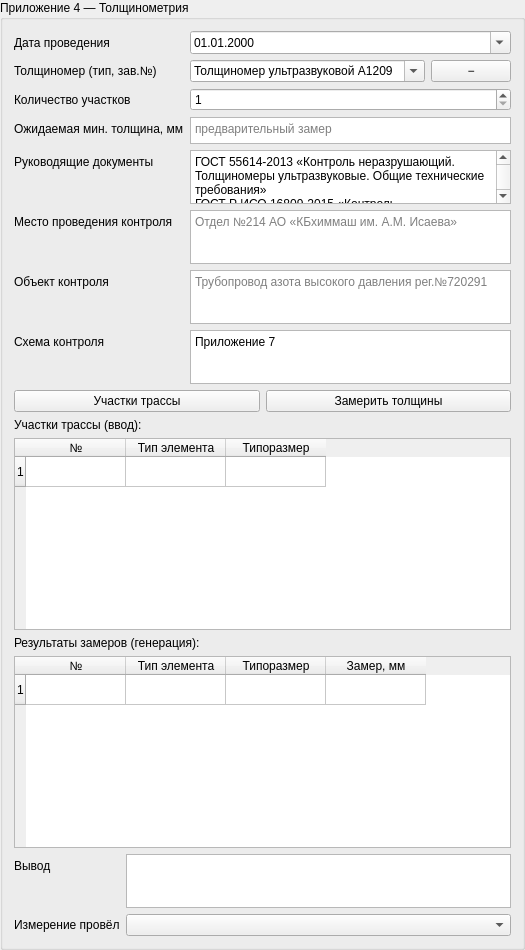
<widget class="QGroupBox" name="thick_group">
 <property name="title"><string>Приложение 4 — Толщинометрия</string></property>
 <layout class="QVBoxLayout" name="thick_vlayout">
  <item><layout class="QFormLayout" name="thick_form">
   <item row="0" column="0"><widget class="QLabel" name="label_thick_date"><property name="text"><string>Дата проведения</string></property></widget></item>
   <item row="0" column="1"><widget class="QDateEdit" name="thick_date">
 <property name="calendarPopup"><bool>true</bool></property>
 <property name="displayFormat"><string>dd.MM.yyyy</string></property>
</widget></item>
   <item row="1" column="0"><widget class="QLabel" name="label_thick_device"><property name="text"><string>Толщиномер (тип, зав.№)</string></property></widget></item>
   <item row="1" column="1"><layout class="QHBoxLayout" name="thick_device_layout">
<item><widget class="QComboBox" name="thick_device">
 <property name="editable"><bool>true</bool></property>
 <item><property name="text"><string>Толщиномер ультразвуковой A1209</string></property></item>
</widget></item>
<item><widget class="QPushButton" name="pushButt_removeThickDevice"><property name="text"><string>−</string></property></widget></item>
</layout></item>
   <item row="2" column="0"><widget class="QLabel" name="label_segments_count"><property name="text"><string>Количество участков</string></property></widget></item>
   <item row="2" column="1"><widget class="QSpinBox" name="segments_count">
 <property name="minimum"><number>1</number></property>
 <property name="maximum"><number>200</number></property>
</widget></item>
   <item row="3" column="0"><widget class="QLabel" name="label_thick_seed_min"><property name="text"><string>Ожидаемая мин. толщина, мм</string></property></widget></item>
   <item row="3" column="1"><widget class="QPlainTextEdit" name="thick_seed_min">
 <property name="minimumSize"><size><width>0</width><height>27</height></size></property>
 <property name="maximumSize"><size><width>16777215</width><height>27</height></size></property>
 <property name="placeholderText"><string>предварительный замер</string></property>
</widget></item>
   <item row="4" column="0"><widget class="QLabel" name="label_thick_guidance_docs"><property name="text"><string>Руководящие документы</string></property></widget></item>
   <item row="4" column="1"><widget class="QPlainTextEdit" name="thick_guidance_docs">
 <property name="minimumSize"><size><width>0</width><height>54</height></size></property>
 <property name="maximumSize"><size><width>16777215</width><height>54</height></size></property>
 <property name="plainText"><string>ГОСТ 55614-2013 «Контроль неразрушающий. Толщиномеры ультразвуковые. Общие технические требования»
ГОСТ Р ИСО 16809-2015 «Контроль неразрушающий. Контроль ультразвуковой. Измерение толщины»</string></property>
</widget></item>
  <item row="5" column="0">
 <widget class="QLabel" name="label_thickctrlplace"><property name="text"><string>Место проведения контроля</string></property></widget>
</item>
<item row="5" column="1">
 <widget class="QPlainTextEdit" name="thick_control_place">
 <property name="minimumSize"><size><width>0</width><height>27</height></size></property>
 <property name="maximumSize"><size><width>16777215</width><height>54</height></size></property>
<property name="placeholderText"><string>Отдел №214 АО «КБхиммаш им. А.М. Исаева»</string></property>
</widget>
</item>
<item row="6" column="0">
 <widget class="QLabel" name="label_thickctrlobj"><property name="text"><string>Объект контроля</string></property></widget>
</item>
<item row="6" column="1">
 <widget class="QPlainTextEdit" name="thick_control_object">
 <property name="minimumSize"><size><width>0</width><height>27</height></size></property>
 <property name="maximumSize"><size><width>16777215</width><height>54</height></size></property>
<property name="placeholderText"><string>Трубопровод азота высокого давления рег.№720291</string></property>
</widget>
</item>
<item row="7" column="0">
 <widget class="QLabel" name="label_thickctrlscheme"><property name="text"><string>Схема контроля</string></property></widget>
</item>
<item row="7" column="1">
 <widget class="QPlainTextEdit" name="thick_control_scheme">
 <property name="minimumSize"><size><width>0</width><height>27</height></size></property>
 <property name="maximumSize"><size><width>16777215</width><height>54</height></size></property>
<property name="plainText"><string>Приложение 7</string></property>
<property name="placeholderText"><string /></property>
</widget>
</item>
</layout></item>
  <item><layout class="QHBoxLayout" name="thick_buttons">
<item><widget class="QPushButton" name="pushButt_segments">
 <property name="text"><string>Участки трассы</string></property>
</widget></item>
<item><widget class="QPushButton" name="pushButton_genThickness">
 <property name="text"><string>Замерить толщины</string></property>
</widget></item>
</layout></item>
  <item><widget class="QLabel" name="label_segments_table"><property name="text"><string>Участки трассы (ввод):</string></property></widget></item>
  <item><widget class="QTableWidget" name="table_segments">
 <property name="minimumSize"><size><width>0</width><height>140</height></size></property>
 <property name="rowCount"><number>1</number></property>
 <property name="columnCount"><number>3</number></property>
<row />
<column><property name="text"><string>№</string></property></column>
<column><property name="text"><string>Тип элемента</string></property></column>
<column><property name="text"><string>Типоразмер</string></property></column>
</widget></item>
  <item><widget class="QLabel" name="label_thick_table"><property name="text"><string>Результаты замеров (генерация):</string></property></widget></item>
  <item><widget class="QTableWidget" name="table_thick_pipeline">
 <property name="minimumSize"><size><width>0</width><height>140</height></size></property>
 <property name="rowCount"><number>1</number></property>
 <property name="columnCount"><number>4</number></property>
<row />
<column><property name="text"><string>№</string></property></column>
<column><property name="text"><string>Тип элемента</string></property></column>
<column><property name="text"><string>Типоразмер</string></property></column>
<column><property name="text"><string>Замер, мм</string></property></column>
</widget></item>
  <item><layout class="QFormLayout" name="thick_form2">
   <item row="0" column="0"><widget class="QLabel" name="label_thick_concl"><property name="text"><string>Вывод</string></property></widget></item>
   <item row="0" column="1"><widget class="QPlainTextEdit" name="thick_conclusion">
 <property name="minimumSize"><size><width>0</width><height>54</height></size></property>
 <property name="maximumSize"><size><width>16777215</width><height>54</height></size></property>
 <property name="placeholderText"><string /></property>
</widget></item>
   <item row="1" column="0"><widget class="QLabel" name="label_thick_specialist"><property name="text"><string>Измерение провёл</string></property></widget></item>
   <item row="1" column="1"><widget class="QComboBox" name="thick_specialist" /></item>
  </layout></item>
 </layout>
</widget>
